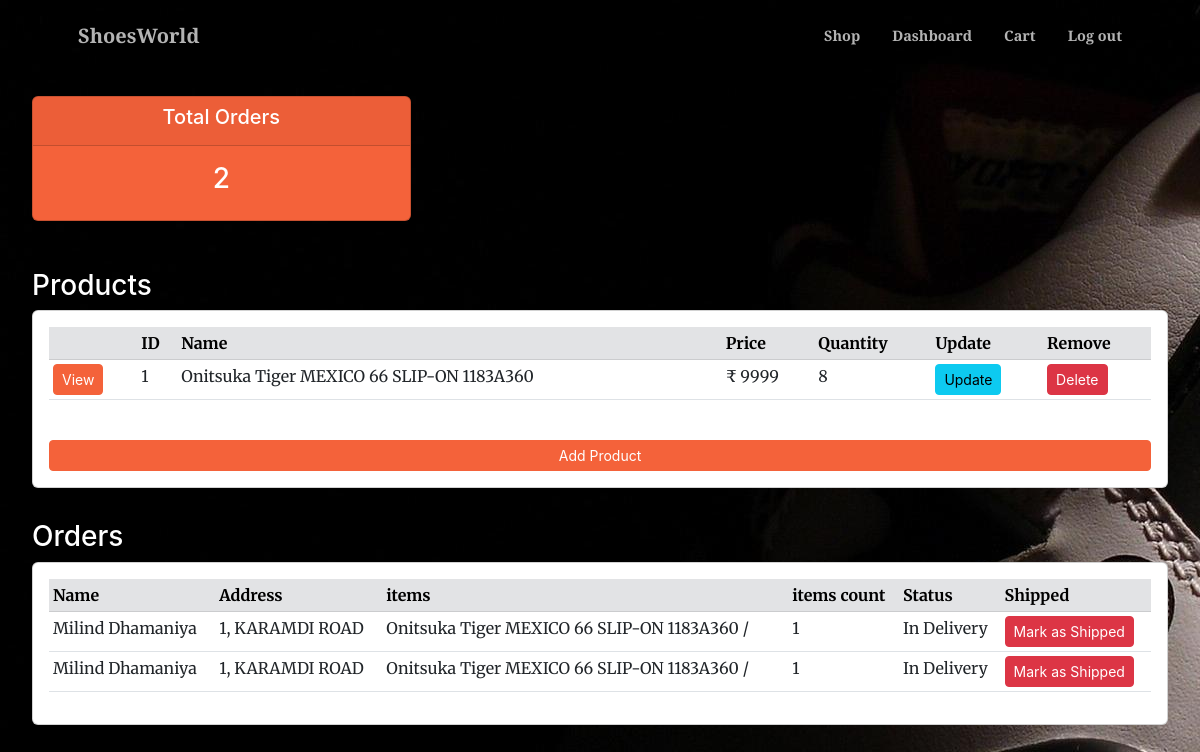
The page /dashboard/ (signed in) on the database its author committed.
### accounts/models.py (models this page shows, shortened)
class Product(models.Model):
    id = models.AutoField(primary_key=True)
    name = models.CharField(max_length=500, null=True)
    price = models.PositiveIntegerField(null=True)
    quantity = models.PositiveIntegerField(null=True)
    image = models.ImageField(null=True)

class Order(models.Model):
    status = (
        ('Shipped', 'Shipped'),
        ('In Delivery', 'In Delivery'),
    )
    user = models.ForeignKey(User, null=True, on_delete=models.CASCADE)
    items = models.ManyToManyField(Product)
    name = models.CharField(max_length=500, null=True)
    email = models.EmailField(max_length=500, null=True)
    address = models.CharField(max_length=1000, null=True)
    card_number = models.CharField(max_length=16, null=True)
    cvv = models.CharField(max_length=3, null=True)
    shipped = models.CharField(max_length=50, null=True, choices=status)

### accounts/decorators.py (the view)
    def wrapper_func(request, *args, **kwargs):
        if request.user.is_superuser or request.user.is_staff:
            return view_func(request, *args, **kwargs)
        else:
            return redirect('home')

### accounts/views.py (called while the page is built)
@admin_required
def admin_dashboard(request):
    products = Product.objects.all()
    orders = Order.objects.all()
    context = {'products': products, 'orders': orders}
    return render(request, 'accounts/admin/admin_dashboard.html', context)

### accounts/templates/accounts/admin/admin_dashboard.html (shortened to what this page needs)
{% extends 'accounts/main.html' %}
{% load static %}
{% block content %}
    <br>
    <br>
    <div class="row mt-5" style="margin-left: 20px; margin-right: 20px">
        <div class="col">
            <div class="col-md-4">
                <div style="background-color: #f4623a" class="card text-center text-white mb-3" id="total-orders">
                    <div class="card-header">
                        <h5 class="card-title">Total Orders</h5>
                    </div>
                    <div class="card-body">
                        <h3 class="card-title">{{ orders.count }}</h3>
                    </div>
                </div>
            </div>
        </div>
    </div>
    {% include 'accounts/admin/products.html' %}
    {% include 'accounts/admin/orders.html' %}
{% endblock %}

### accounts/templates/accounts/admin/products.html
<div class="row mt-2" style="margin-left: 20px; margin-right: 20px">
    <div class="col">
        <div class="col-md-12">
            <br>
            <h3 style="color: white">Products</h3>
            <div class="card card-body table-responsive">
                <table class="table table-sm" id="Products">
                    <thead>
                    <tr class="table-secondary">
                        <th></th>
                        <th>ID</th>
                        <th>Name</th>
                        <th>Price</th>
                        <th>Quantity</th>
                        <th>Update</th>
                        <th>Remove</th>
                    </tr>
                    </thead>
                    {% for product in products %}
                        <tr>
                            <td><a class="btn btn-sm btn-primary" href="{% url 'view' product.id %}">View</a></td>
                            <td>{{ product.id }}</td>
                            <td>{{ product.name }}</td>
                            <td>₹ {{ product.price }}</td>
                            <td>{{ product.quantity }}</td>
                            <td><a class="btn btn-sm btn-info"
                                   href="{% url 'update_product' product.id %}">Update</a>
                            </td>
                            <td><a class="btn btn-sm btn-danger"
                                   href="{% url 'delete_product' product.id %}">Delete</a>
                            </td>
                        </tr>
                    {% endfor %}
                </table>
                <br>
                <a class="btn btn-primary  btn-sm btn-block col-md-12" href="{% url 'add_product' %}">Add
                    Product</a>
            </div>
        </div>
    </div>
</div>

### accounts/templates/accounts/admin/orders.html
<div class="row mt-2" style="margin-left: 20px; margin-right: 20px">
    <div class="col">
        <div class="col-md-12">
            <br>
            <h3 style="color: white">Orders</h3>
            <div class="card card-body table-responsive">
                <table class="table table-sm" id="Orders">
                    <thead>
                    <tr class="table-secondary">
                        <th>Name</th>
                        <th>Address</th>
                        <th>items</th>
                        <th>items count</th>
                        <th>Status</th>
                        <th>Shipped</th>
                    </tr>
                    </thead>
                    {% for order in orders %}
                        {% if order.shipped == 'shipped' %}
                            <tr class="table-success">
                                <td>{{ order.name }}</td>
                                <td>{{ order.address }}</td>
                                <td>
                                    {% for product in order.items.all %}
                                        {{ product.name }} /
                                    {% endfor %}
                                </td>
                                <td>{{ order.items.count }}</td>
                                <td>{{ order.shipped }}</td>
                                <td>
                                    <button class="btn btn-sm btn-success" disabled>Mark as Shipped</button>
                                </td>
                            </tr>
                        {% else %}
                            <tr>
                                <td>{{ order.name }}</td>
                                <td>{{ order.address }}</td>
                                <td>
                                    {% for product in order.items.all %}
                                        {{ product.name }} /
                                    {% endfor %}
                                </td>
                                <td>{{ order.items.count }}</td>
                                <td>{{ order.shipped }}</td>
                                <td><a class="btn btn-sm btn-danger"
                                       href="{% url 'ship_order' order.id %}">Mark as Shipped</a>
                                </td>
                            </tr>
                        {% endif %}
                    {% endfor %}
                </table>
            </div>
            <br>
        </div>
    </div>
</div>

### rows shown on the page
Product: id "1", name "Onitsuka Tiger MEXICO 66 SLIP-ON 1183A360", price "9999", quantity "8"
Order: name "Milind Dhamaniya", address "1, KARAMDI ROAD", items.count "1", shipped "In Delivery"
Order: name "Milind Dhamaniya", address "1, KARAMDI ROAD", items.count "1", shipped "In Delivery"

### other values the page prints
{{ orders.count }} "2"
